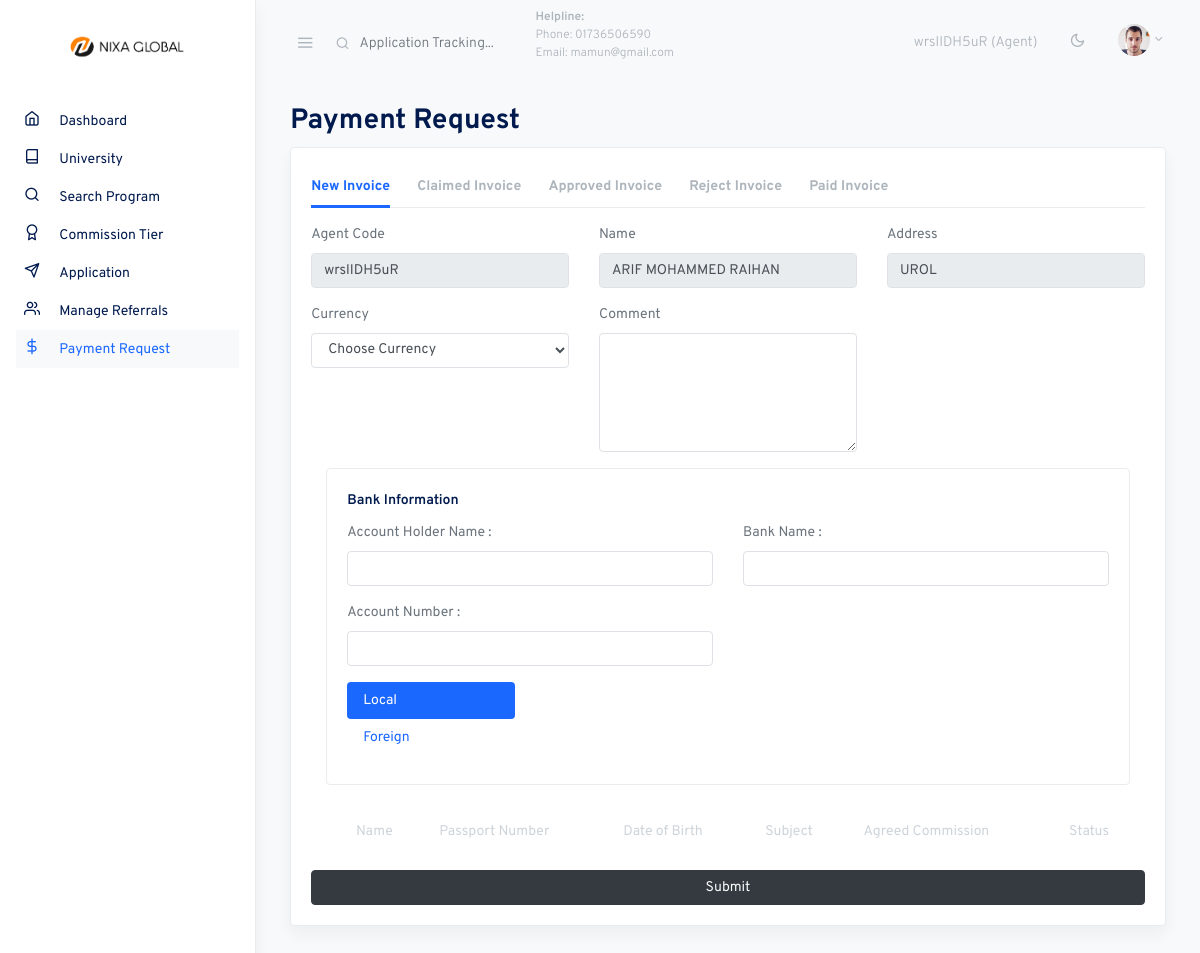
The page /payment_request/ (signed in) on the database its author committed.
### account/models.py (models this page shows, shortened)
class CustomUser(AbstractUser):
    user_type = models.CharField(max_length=20, choices=UserType.choices, default=UserType.AGENT)
    account_type = models.CharField(max_length=20, choices=AccountType.choices, default=AccountType.INDIVIDUAL)
    email = models.EmailField(unique=True)
    phone_number = models.CharField(max_length=20)
    address = models.CharField(max_length=200)
    country = models.CharField(max_length=100)
    city = models.CharField(max_length=100)
    post_code = models.CharField(max_length=20)
    referral_code = models.CharField(max_length=20, unique=True, blank=True, null=True)
    referred_by = models.ForeignKey('self', on_delete=models.SET_NULL, null=True, blank=True)
    is_verified = models.BooleanField(default=False)
    email_verification_token = models.CharField(max_length=100, blank=True, null=True)
    email_verification_sent_at = models.DateTimeField(null=True, blank=True)
    identification_document = models.ForeignKey('IdentificationDocument', on_delete=models.SET_NULL, null=True, blank=True)
    avatar = models.ImageField(upload_to='avatars/', blank=True)
    company_name = models.CharField(max_length=200, null=True, blank=True)
    profession = models.CharField(max_length=100, null=True, blank=True)
    balance =models.DecimalField(max_digits=10, decimal_places=2, default=0.00)
    reffer_commission =models.DecimalField(max_digits=10, decimal_places=2, default=0.00)
    @property
    def is_admin(self):
        return self.user_type == UserType.ADMIN
    class Meta:
        verbose_name = "User"
        verbose_name_plural = "     Users"

### core/views.py (the view, shortened to what this page needs)
# urls.py: path('payment_request/', views.payment_request, name="payment_request"),
@login_required
def payment_request(request):
    user = request.user
    payment_request_applications = PaymentRequest.objects.values('applicant')
    applications = Applicant.objects.filter(user=user, status='COMPLETE').exclude(id__in=Subquery(payment_request_applications))
    claimed = PaymentRequest.objects.filter(user=user, status='Claimed')
    approved = PaymentRequest.objects.filter(user=user, status='Approved')
    reject = PaymentRequest.objects.filter(user=user, status='Reject')
    paid = PaymentRequest.objects.filter(user=user, status='Paid')
    payment_requests = PaymentRequest.objects.filter(user=user)
    all_payment_requests = PaymentRequest.objects.all().order_by('-id')
    if user.is_admin:
        context = {
            'user_type': UserType.ADMIN,
            'user' : user,
            'all_payment_requests' : all_payment_requests
        }
    else:
        context = {
            'user_type': UserType.AGENT,
            'user' : user,
            'applications' : applications,
            'payment_requests': payment_requests,
            'claimed': claimed,
            'approved': approved,
            'reject': reject,
            'paid': paid,
        }
    return render(request, 'portal/payment_request.html', context)

### core/models.py (called while the page is built)
    def __str__(self):
        return f"{self.first_name} {self.last_name}"

### templates/portal/payment_request.html (shortened to what this page needs)
{% extends 'portal/assets/base.html' %}
{% load custom_filters %}
{% block content %}
{% if user_type != 'Admin' %}
<div class="container-fluid">
    <div class="row justify-content-start">
        <div class="col-12 col-md-12">
            <h2 class="page-title">Payment Request</h2>
            <div class="row">
              <div class="col-md-12 mb-4">
                <div class="card shadow">
                  <div class="card-body">
                    <ul class="nav nav-tabs mb-3" id="myTab" role="tablist">
                      <li class="nav-item">
                        <a class="nav-link active" id="home-tab" data-toggle="tab" href="#new" role="tab" aria-controls="new" aria-selected="true">New Invoice</a>
                      </li>
                      <li class="nav-item">
                        <a class="nav-link" id="profile-tab" data-toggle="tab" href="#claimed" role="tab" aria-controls="claimed" aria-selected="false">Claimed Invoice</a>
                      </li>
                      <li class="nav-item">
                        <a class="nav-link" id="contact-tab" data-toggle="tab" href="#approved" role="tab" aria-controls="approved" aria-selected="false">Approved Invoice</a>
                      </li>
                      <li class="nav-item">
                        <a class="nav-link" id="contact-tab" data-toggle="tab" href="#reject" role="tab" aria-controls="reject" aria-selected="false">Reject Invoice</a>
                      </li>
                      <li class="nav-item">
                        <a class="nav-link" id="contact-tab" data-toggle="tab" href="#paid" role="tab" aria-controls="paid" aria-selected="false">Paid Invoice</a>
                      </li>
                    </ul>
                    <div class="tab-content" id="myTabContent">
                      <div class="tab-pane fade show active" id="new" role="tabpanel" aria-labelledby="home-tab">
                        <form action="{% url 'core:payment_request' %}" id="applicationForm" method="post">
                            <div class="row">
                              <div class="col-12 col-md-4">
                                <div class="form-group mb-3">
                                  <label for="simpleinput">Agent Code</label>
                                  <input type="text" disabled value="{{user.referral_code}}" id="simpleinput" class="form-control">
                                </div>
                              </div>
                              <div class="col-12 col-md-4">
                                <div class="form-group mb-3">
                                  <label for="simpleinput">Name</label>
                                  <input type="text" disabled value="{{user.first_name}} {{user.last_name}}" id="simpleinput" class="form-control">
                                </div>
                              </div>
                              <div class="col-12 col-md-4">
                                <div class="form-group mb-3">
                                  <label for="simpleinput">Address</label>
                                  <input type="text" disabled value="{{user.address}}" id="simpleinput" class="form-control">
                                </div>
                              </div>
                              <div class="col-12 col-md-4">
                                <div class="form-group mb-3">
                                  <label for="simpleinput">Currency</label>
                                  <select name="currency" id="" class="form-control">
                                    <option value="">Choose Currency</option>
                                  </select>
                                </div>
                              </div>
                              <div class="col-12 col-md-4">
                                <div class="form-group mb-3">
                                  <label for="simpleinput">Comment</label>
                                  <textarea name="comment" class="form-control" id="" cols="30" rows="5"></textarea>
                                </div>
                              </div>
                            </div>
                            <div class="col-12 mb-4">
                              <div class="card">
                                <div class="card-body py-4 mb-1">
                                  <h6 class="card-title">Bank Information</h6>
                                  <div class="row">
                                    <div class="col-12 col-md-6">
                                      <div class="form-group mb-3">
                                        <label for="simpleinput">Account Holder Name : </label>
                                        <input type="text" name="account_holder_name" id="simpleinput" class="form-control">
                                      </div>
                                    </div>
                                    <div class="col-12 col-md-6">
                                      <div class="form-group mb-3">
                                        <label for="simpleinput">Bank Name : </label>
                                        <input type="text" name="bank_name" id="simpleinput" class="form-control">
                                      </div>
                                    </div>
                                    <div class="col-12 col-md-6">
                                      <div class="form-group mb-3">
                                        <label for="simpleinput">Account Number : </label>
                                        <input type="text" name="account_number" id="simpleinput" class="form-control">
                                      </div>
                                    </div>
                                  </div>
                                  <div class="row">
                                    <div class="col-3">
                                      <div class="nav flex-column nav-pills" id="v-pills-tab" role="tablist" aria-orientation="vertical">
                                        <a class="nav-link active" id="v-pills-home-tab" data-toggle="pill" href="#v-pills-home" role="tab" aria-controls="v-pills-home" aria-selected="true">Local</a>
                                        <a class="nav-link" id="v-pills-profile-tab" data-toggle="pill" href="#v-pills-profile" role="tab" aria-controls="v-pills-profile" aria-selected="false">Foreign</a>
                                      </div>
                                    </div>
                                    <div class="col-9">
                                    </div>
                                  </div>
                                </div>
                              </div>
                            </div>
                            <table class="table table-borderless table-striped">
                              <thead>
                                <tr role="row">
                                  <td>
                                  </td>
                                  <th>Name</th>
                                  <th>Passport Number</th>
                                  <th>Date of Birth</th>
                                  <th>Subject</th>
                                  <th>Agreed Commission</th>
                                  <th>Status</th>
                                </tr>
                              </thead>
                            </table>
                            <button type="button" onclick="submitForm()" class="btn btn-dark btn-block text-light">Submit</button>
                        </form>
                      </div>
                    </div>
                  </div>
                </div>
              </div>
            </div>
        </div>
    </div>
</div>
{% endif %}
{% endblock %}

### templates/portal/assets/navbar.html (shortened to what this page needs)
{% load static %}
<nav class="topnav navbar navbar-light">
    <button type="button" class="navbar-toggler text-muted mt-2 p-0 mr-3 collapseSidebar">
      <i class="fe fe-menu navbar-toggler-icon"></i>
    </button>
    <form class="form-inline mr-auto searchform text-muted" method="POST" action="{% url 'core:search_application' %}">
      <input class="form-control mr-sm-2 bg-transparent border-0 pl-4 text-muted" name="search_application" type="search" placeholder="Application Tracking..." aria-label="Search">
      <div style="font-size: 12px;">
        <p><span class="font-weight-bold">Helpline:</span> <br> <span>Phone: 01736506590</span> <br> <span>Email: mamun@gmail.com</span></p>
      </div>
    </form>
    <ul class="nav">
      <li class="nav-item nav-notif">
        <a class="nav-link text-muted my-2">
          {{request.user.referral_code}} ({{request.user.user_type}})
        </a>
      </li>
      <li class="nav-item">
        <a class="nav-link text-muted my-2" href="#" id="modeSwitcher" data-mode="light">
          <i class="fe fe-sun fe-16"></i>
        </a>
      </li>
      <li class="nav-item dropdown">
        <a class="nav-link dropdown-toggle text-muted pr-0" href="#" id="navbarDropdownMenuLink" role="button" data-toggle="dropdown" aria-haspopup="true" aria-expanded="false">
          <span class="avatar avatar-sm mt-2">
            {% if user.avatar %}
                <img src="{{ user.avatar.url }}" alt="..." class="avatar-img rounded-circle">
            {% else %}
                <img src="{% static 'assets/portal/./assets/avatars/face-1.jpg' %}" alt="..." class="avatar-img rounded-circle">
            {% endif %}
          </span>
        </a>
      </li>
    </ul>
  </nav>

### static/assets/portal/css/feather.css (style rules this page uses)
.fe { font-family: "feather" !important; speak: none; font-style: normal; font-weight: normal; font-variant: normal; text-transform: none; line-height: 1; -webkit-font-smoothing: antialiased; -moz-osx-font-smoothing: grayscale; }
.fe-16 { font-size: 16px; }
.fe-menu:before { content: ""; }
.fe-sun:before { content: ""; }

### rows shown on the page
CustomUser: user.referral_code "wrslIDH5uR", user.user_type "Agent", referral_code "wrslIDH5uR", first_name "ARIF MOHAMMED RAIHAN", address "UROL"
